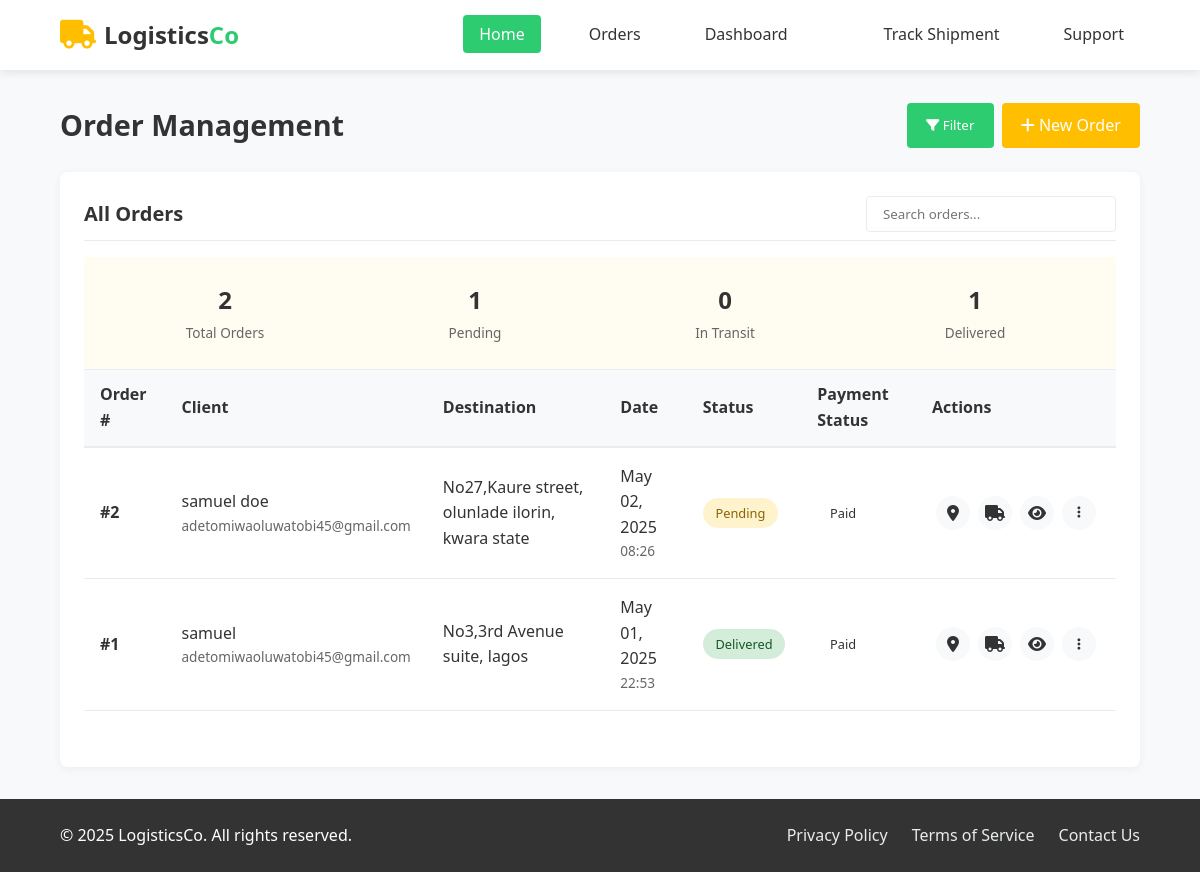
The page /list/ (signed in) on the database its author committed.
### orders/models.py (models this page shows, shortened)
class Order(models.Model):
    company = models.ForeignKey(Company, related_name='orders', on_delete=models.CASCADE)
    client_name = models.CharField(max_length=100,default="no recipient")
    client_phone = models.CharField(max_length=15,default=000)
    client_email = models.EmailField(blank=True, null=True)
    delivery_address = models.TextField()
    ordered_at = models.DateTimeField(auto_now_add=True)
    delivery_time = models.DateTimeField()
    weight=models.FloatField(max_length=4,default=30.9)
    delivery_cost=models.FloatField(max_length=10,default=600)
    payment_status = models.CharField(max_length=20, choices=PAYMENT_STATUS_CHOICES,default='pending',verbose_name='Payment Status')
    payment_reference = models.CharField(max_length=100,blank=True,null=True,verbose_name='Payment Reference')
    payment_date = models.DateTimeField(blank=True,null=True,verbose_name='Payment Date')
    status = models.CharField(max_length=10,choices=STATUS_CHOICES,default=PENDING,)

### orders/views.py (the view)
# urls.py: path('list/', views.order_list, name='order_list'),
@login_required
def order_list(request):
    user = request.user
    if user.role == ADMIN:
        orders = Order.objects.all().order_by('-id')
    elif user.role == COMPANY:
        company = user.company_profile
        orders = Order.objects.filter(company=company).order_by('-id')
    elif user.role == DELIVERY_PERSONNEL:
        delivery_personnel = user.delivery_profile
        orders = Order.objects.filter(ordertracking__assigned_to=delivery_personnel).order_by('-id')
    else:
        orders = Order.objects.none()
    pending_count = orders.filter(status='pending').count()
    transit_count = orders.filter(status='transit').count()
    delivered_count = orders.filter(status='delivered').count()
    context = {
        'orders': orders,
        'pending_count': pending_count,
        'transit_count': transit_count,
        'delivered_count': delivered_count,
    }
    return render(request, 'orders/order_list.html', context)

### orders/templates/orders/order_list.html (shortened to what this page needs)
{% extends "base.html" %}
{% block content %}
<div class="page-header">
    <h1>Order Management</h1>
    <div class="actions">
        <button class="btn btn-secondary" id="filterToggle">
            <i class="fas fa-filter"></i> Filter
        </button>
        <a href="{% url 'create_order' %}" class="btn">
            <i class="fas fa-plus"></i> New Order
        </a>
    </div>
</div>
<div class="card orders-card">
    <div class="card-header">
        <h2 class="card-title">All Orders</h2>
        <div class="card-tools">
            <input type="text" id="searchOrders" class="search-input" placeholder="Search orders...">
        </div>
    </div>
    <div class="order-stats">
        <div class="stat-box">
            <span class="stat-number">{{ orders|length }}</span>
            <span class="stat-label">Total Orders</span>
        </div>
        <div class="stat-box">
            <span class="stat-number">{{ pending_count|default:"0" }}</span>
            <span class="stat-label">Pending</span>
        </div>
        <div class="stat-box">
            <span class="stat-number">{{ transit_count|default:"0" }}</span>
            <span class="stat-label">In Transit</span>
        </div>
        <div class="stat-box">
            <span class="stat-number">{{ delivered_count|default:"0" }}</span>
            <span class="stat-label">Delivered</span>
        </div>
    </div>
    {% if orders %}
    <div class="table-responsive">
        <table class="order-table">
            <thead>
                <tr>
                    <th>Order #</th>
                    <th>Client</th>
                    <th>Destination</th>
                    <th>Date</th>
                    <th>Status</th>
                    <th>Payment Status</th>
                    <th class="text-center">Actions</th>
                </tr>
            </thead>
            <tbody>
                {% for order in orders %}
                <tr class="order-row" data-status="{{ order.status|default:'pending' }}" data-client="{{ order.client_name }}">
                    <td class="order-id">
                        <strong>#{{ order.id }}</strong>
                    </td>
                    <td>
                        <div class="client-info">
                            <span class="client-name">{{ order.client_name}}</span>
                            <small class="client-email">{{ order.client_email|default:"" }}</small>
                        </div>
                    </td>
                    <td>
                        {{ order.delivery_address|default:"Not specified" }}
                    </td>
                    <td>
                        <div class="date-info">
                            <span class="order-date">{{ order.ordered_at|date:"M d, Y" }}</span>
                            <small class="order-time">{{ order.ordered_at|time:"H:i" }}</small>
                        </div>
                    </td>
                    <td>
                        {% if order.status == "delivered" %}
                            <span class="badge badge-delivered">Delivered</span>
                        {% elif order.status == "transit" %}
                            <span class="badge badge-transit">In Transit</span>
                        {% elif order.status == "processing" %}
                            <span class="badge badge-processing">Processing</span>
                        {% else %}
                            <span class="badge badge-pending">Pending</span>
                        {% endif %}
                    </td>
                    <td>
                        {% if order.payment_status == 'paid' %}
                            <span class="badge badge-success">Paid</span>
                        {% elif order.payment_status == 'pending' %}
                            <span class="badge badge-warning">Pending</span>
                            <a href="{% url 'initiate_payment' order_id=order.id %}" class="btn btn-sm btn-primary">Pay Now</a>
                        {% elif order.payment_status == 'failed' %}
                            <span class="badge badge-danger">Failed</span>
                            <a href="{% url 'initiate_payment' order_id=order.id %}" class="btn btn-sm btn-primary">Retry Payment</a>
                        {% else %}
                            <span class="badge badge-secondary">{{ order.payment_status|title }}</span>
                        {% endif %}
                    </td>
                    <td class="actions-cell">
                        <div class="action-buttons">
                            <a href="{% url 'order_tracking' order.id %}" class="btn-icon" title="Track Order">
                                <i class="fas fa-map-marker-alt"></i>
                            </a>
                            <a href="{% url 'assign_delivery' order.id %}" class="btn-icon" title="Assign Delivery">
                                <i class="fas fa-truck"></i>
                            </a>
                            <a href="{% url 'order_detail' order.id %}" class="btn-icon" title="View Details">
                                <i class="fas fa-eye"></i>
                            </a>
                            <button class="btn-icon toggle-actions" title="More Actions">
                                <i class="fas fa-ellipsis-v"></i>
                            </button>
                        </div>
                    </td>
                </tr>
                {% endfor %}
            </tbody>
        </table>
    </div>
    <div class="pagination-container">
    </div>
    {% endif %}
</div>
{% endblock %}

### delivery_service/templates/base.html (style rules this page uses)
:root { --primary: #ffbe00; --secondary: #2ecc71; --dark: #333; --light: #f8f9fa; --gray: #e9ecef; --white: #ffffff; }
* { margin: 0; padding: 0; box-sizing: border-box; font-family: 'Segoe UI', Tahoma, Geneva, Verdana, sans-serif; }
body { background-color: var(--light); color: var(--dark); line-height: 1.6; }
.card { background-color: var(--white); border-radius: 8px; box-shadow: 0 2px 10px rgba(0, 0, 0, 0.05); padding: 1.5rem; margin-bottom: 1.5rem; transition: transform 0.3s ease; }
.card-header { display: flex; justify-content: space-between; align-items: center; margin-bottom: 1rem; padding-bottom: 0.5rem; border-bottom: 1px solid var(--gray); }
.card-title { font-size: 1.25rem; font-weight: 600; color: var(--dark); }
.btn { display: inline-block; padding: 0.6rem 1.2rem; background-color: var(--primary); color: var(--white); border: none; border-radius: 4px; font-weight: 500; cursor: pointer; text-decoration: none; transition: all 0.3s ease; }
.btn-secondary { background-color: var(--secondary); }
.badge { display: inline-block; padding: 0.3rem 0.8rem; border-radius: 20px; font-size: 0.8rem; font-weight: 500; }
.badge-pending { background-color: #fff3cd; color: #856404; }
.badge-delivered { background-color: #d4edda; color: #155724; }

### orders/templates/orders/order_list.html (style rules this page uses)
.page-header { display: flex; justify-content: space-between; align-items: center; margin-bottom: 1.5rem; }
.page-header h1 { margin: 0; color: var(--dark); font-size: 1.8rem; }
.actions { display: flex; gap: 0.5rem; }
.orders-card { overflow: hidden; }
.search-input { padding: 0.5rem 1rem; border: 1px solid var(--gray); border-radius: 4px; min-width: 250px; }
.order-stats { display: flex; padding: 1rem; border-bottom: 1px solid var(--gray); background-color: rgba(255, 190, 0, 0.05); }
.stat-box { flex: 1; text-align: center; padding: 0.5rem; }
.stat-number { display: block; font-size: 1.5rem; font-weight: 700; color: var(--dark); }
.stat-label { font-size: 0.85rem; color: #666; }
.table-responsive { overflow-x: auto; }
.order-table { width: 100%; border-collapse: collapse; }
.order-table th { background-color: #f8f9fa; padding: 0.75rem 1rem; text-align: left; font-weight: 600; border-bottom: 2px solid var(--gray); }
.order-table td { padding: 1rem; border-bottom: 1px solid var(--gray); vertical-align: middle; }
.order-row { transition: background-color 0.2s; }
.client-info, .date-info { display: flex; flex-direction: column; }
.client-email, .order-time { font-size: 0.85rem; color: #666; }
.actions-cell { width: 150px; }
.action-buttons { display: flex; justify-content: center; position: relative; }
.btn-icon { width: 34px; height: 34px; border-radius: 50%; background-color: #f8f9fa; color: var(--dark); display: flex; align-items: center; justify-content: center; margin: 0 0.25rem; text-decoration: none; transition: all 0.2s; border: none; cursor: pointer; }
.pagination-container { padding: 1rem; display: flex; justify-content: center; }

### rows shown on the page
Order: id "2", client_name "samuel doe", client_email "adetomiwaoluwatobi45@gmail.com", delivery_address "No27,Kaure street, olunlade ilorin, kwara state", ordered_at "May 02, 2025", ordered_at "08:26", status "Pending", payment_status "Paid"
Order: id "1", client_name "samuel", client_email "adetomiwaoluwatobi45@gmail.com", delivery_address "No3,3rd Avenue suite, lagos", ordered_at "May 01, 2025", ordered_at "22:53", status "Delivered", payment_status "Paid"

### other values the page prints
{{ orders|length }} "2"
{{ pending_count|default:"0" }} "1"
{{ transit_count|default:"0" }} "0"
{{ delivered_count|default:"0" }} "1"
